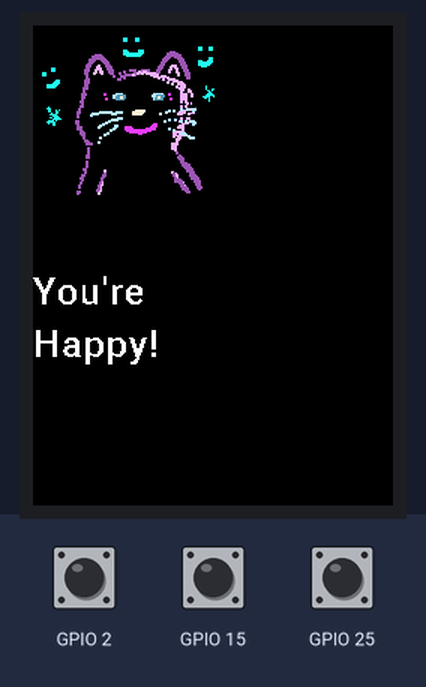
The sketch below on a simulated ESP32. On the bench: 240×320 colour display. Inputs (shaded band) come from the test bench; at power-on: GPIO 15 HIGH, GPIO 2 HIGH, GPIO 25 HIGH. What the sketch prints to the serial monitor is not drawn.

Above: at 0.6 s.
At 44.4 s:
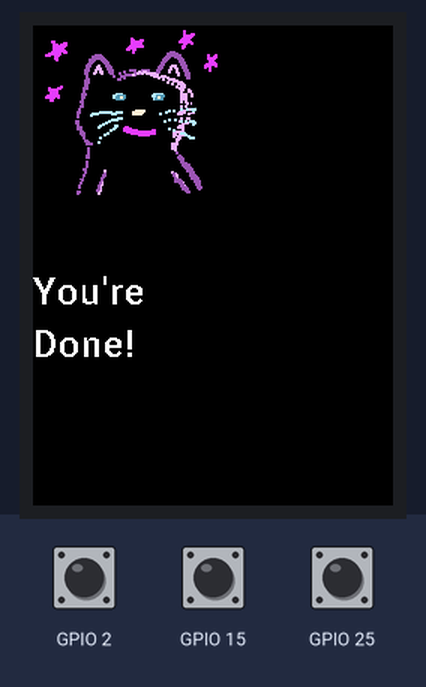
44.5 s: GPIO 15 pulled LOW for 1 s
At 47.0 s:
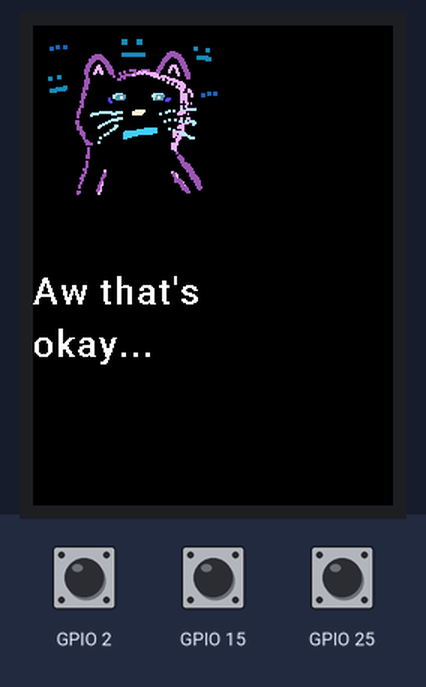
Timing chart, 0 to 48.5 s (numbered marks = the images above; inputs shaded):
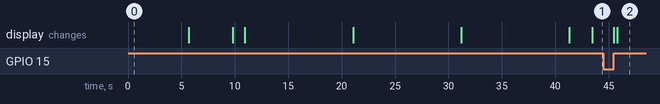

The sketch:

3buttons.ino
```cpp
#include <TFT_eSPI.h>       // Hardware-specific library

TFT_eSPI tft = TFT_eSPI();  // Invoke custom library

// Include the header files that contain the icons
#include "oneRec.h"
#include "twoRec.h"
#include "threeRec.h"
#include "finalCat.h"
#include "finalRec.h"
#include "happyCat.h"
#include "homeCat.h"
#include "nothingCat.h"
#include "sadCat.h"
#include "startRec.h"
#include "font2.h"

void setup() {
  // put your setup code here, to run once:
  Serial.begin(115200);
  pinMode(2, INPUT_PULLUP);
  pinMode(15, INPUT_PULLUP);
  pinMode(25, INPUT_PULLUP);
  tft.init();
  tft.fillScreen(TFT_BLACK);
  tft.setSwapBytes(true);
  tft.pushImage(0, 0, 128,128, homeCat);
  tft.setFreeFont(&Roboto_Medium_25);
  tft.drawString("How are", 0, 165);
  tft.drawString("you?",0, 200);
}

void loop() {
  // put your main code here, to run repeatedly:
  int button1 = digitalRead(2);
  int button2 = digitalRead(15);
  int button3 = digitalRead(25);
  if(button1 == 1){
      Serial.println("button1");
      tft.init();
      tft.fillScreen(TFT_BLACK);
      tft.setSwapBytes(true);
      tft.pushImage(0, 0, 128,128, happyCat);
      tft.setFreeFont(&Roboto_Medium_25);
      tft.drawString("You're", 0, 165);
      tft.drawString("Happy!",0, 200);
      delay(5000);
      tft.fillScreen(TFT_BLACK);
      tft.pushImage(0, 0, 128,128, happyCat);
      tft.setFreeFont(&Roboto_Medium_25);
      tft.drawString("Tell Us", 0, 165);
      tft.drawString("Why", 0, 200);
      delay(4000);
      tft.fillScreen(TFT_BLACK);
      tft.pushImage(0, 0, 128,128, startRec);
      tft.setFreeFont(&Roboto_Medium_25);
      tft.drawString("Start", 0, 165);
      tft.drawString("Recording", 0, 200);
      delay(1000);
      tft.fillScreen(TFT_BLACK);
      tft.pushImage(0, 0, 128,128, oneRec);
      tft.setFreeFont(&Roboto_Medium_25);
      tft.drawString("30 sec",0 , 165);
      tft.drawString("remaining",0, 200);
      delay(10000);
      tft.fillScreen(TFT_BLACK);
      tft.pushImage(0, 0, 128,128, twoRec);
      tft.setFreeFont(&Roboto_Medium_25);
      tft.drawString("20 sec",0 , 165);
      tft.drawString("remaining",0, 200);
      delay(10000);
      tft.fillScreen(TFT_BLACK);
      tft.pushImage(0, 0, 128,128, threeRec);
      tft.setFreeFont(&Roboto_Medium_25);
      tft.drawString("10 sec",0, 165);
      tft.drawString("remaining",0, 200);
      delay(10000);
      tft.fillScreen(TFT_BLACK);
      tft.pushImage(0, 0, 128,128, finalRec);
      tft.setFreeFont(&Roboto_Medium_25);
      tft.drawString("Saving",0, 165);
      tft.drawString("file",0, 200);
      delay(2000);
      tft.fillScreen(TFT_BLACK);
      tft.pushImage(0, 0, 128,128, finalCat);
      tft.setFreeFont(&Roboto_Medium_25);
      tft.drawString("You're",0, 165);
      tft.drawString("Done!",0, 200);
      delay(2000);
      tft.fillScreen(TFT_BLACK);
  }
  if(button2 == 1){
      Serial.println("button1");
      tft.init();
      tft.fillScreen(TFT_BLACK);
      tft.setSwapBytes(true);
      tft.pushImage(0, 0, 128,128, nothingCat);
      tft.setFreeFont(&Roboto_Medium_25);
      tft.drawString("Aw that's", 0, 165);
      tft.drawString("okay...",0, 200);
      delay(5000);
      tft.fillScreen(TFT_BLACK);
      tft.pushImage(0, 0, 128,128, nothingCat);
      tft.setFreeFont(&Roboto_Medium_25);
      tft.drawString("Tell Us", 0, 165);
      tft.drawString("Why", 0, 200);
      delay(4000);
      tft.fillScreen(TFT_BLACK);
      tft.pushImage(0, 0, 128,128, startRec);
      tft.setFreeFont(&Roboto_Medium_25);
      tft.drawString("Start", 0, 165);
      tft.drawString("Recording", 0, 200);
      delay(1000);
      tft.fillScreen(TFT_BLACK);
      tft.pushImage(0, 0, 128,128, oneRec);
      tft.setFreeFont(&Roboto_Medium_25);
      tft.drawString("30 sec",0 , 165);
      tft.drawString("remaining",0, 200);
      delay(10000);
      tft.fillScreen(TFT_BLACK);
      tft.pushImage(0, 0, 128,128, twoRec);
      tft.setFreeFont(&Roboto_Medium_25);
      tft.drawString("20 sec",0 , 165);
      tft.drawString("remaining",0, 200);
      delay(10000);
      tft.fillScreen(TFT_BLACK);
      tft.pushImage(0, 0, 128,128, threeRec);
      tft.setFreeFont(&Roboto_Medium_25);
      tft.drawString("10 sec",0, 165);
      tft.drawString("remaining",0, 200);
      delay(10000);
      tft.fillScreen(TFT_BLACK);
      tft.pushImage(0, 0, 128,128, finalRec);
      tft.setFreeFont(&Roboto_Medium_25);
      tft.drawString("Saving",0, 165);
      tft.drawString("file",0, 200);
      delay(2000);
      tft.fillScreen(TFT_BLACK);
      tft.pushImage(0, 0, 128,128, finalCat);
      tft.setFreeFont(&Roboto_Medium_25);
      tft.drawString("You're",0, 165);
      tft.drawString("Done!",0, 200);
      delay(2000);
      tft.fillScreen(TFT_BLACK);
  }
  if(button3 == 1){
     Serial.println("button1");
      tft.init();
      tft.fillScreen(TFT_BLACK);
      tft.setSwapBytes(true);
      tft.pushImage(0, 0, 128,128, sadCat);
      tft.setFreeFont(&Roboto_Medium_25);
      tft.drawString("You're", 0, 165);
      tft.drawString("Sad :<",0, 200);
      delay(5000);
      tft.fillScreen(TFT_BLACK);
      tft.pushImage(0, 0, 128,128, sadCat);
      tft.setFreeFont(&Roboto_Medium_25);
      tft.drawString("Tell Us", 0, 165);
      tft.drawString("Why", 0, 200);
      delay(4000);
      tft.fillScreen(TFT_BLACK);
      tft.pushImage(0, 0, 128,128, startRec);
      tft.setFreeFont(&Roboto_Medium_25);
      tft.drawString("Start", 0, 165);
      tft.drawString("Recording", 0, 200);
      delay(1000);
      tft.fillScreen(TFT_BLACK);
      tft.pushImage(0, 0, 128,128, oneRec);
      tft.setFreeFont(&Roboto_Medium_25);
      tft.drawString("30 sec",0 , 165);
      tft.drawString("remaining",0, 200);
      delay(10000);
      tft.fillScreen(TFT_BLACK);
      tft.pushImage(0, 0, 128,128, twoRec);
      tft.setFreeFont(&Roboto_Medium_25);
      tft.drawString("20 sec",0 , 165);
      tft.drawString("remaining",0, 200);
      delay(10000);
      tft.fillScreen(TFT_BLACK);
      tft.pushImage(0, 0, 128,128, threeRec);
      tft.setFreeFont(&Roboto_Medium_25);
      tft.drawString("10 sec",0, 165);
      tft.drawString("remaining",0, 200);
      delay(10000);
      tft.fillScreen(TFT_BLACK);
      tft.pushImage(0, 0, 128,128, finalRec);
      tft.setFreeFont(&Roboto_Medium_25);
      tft.drawString("Saving",0, 165);
      tft.drawString("file",0, 200);
      delay(2000);
      tft.fillScreen(TFT_BLACK);
      tft.pushImage(0, 0, 128,128, finalCat);
      tft.setFreeFont(&Roboto_Medium_25);
      tft.drawString("You're",0, 165);
      tft.drawString("Done!",0, 200);
      delay(2000);
      tft.fillScreen(TFT_BLACK);
  }
  //delay(100);
}
```

Source omitted: finalCat.h (data table, 158449 bytes), finalRec.h (data table, 158449 bytes), font2.h (data table, 17971 bytes), happyCat.h (data table, 158449 bytes), homeCat.h (data table, 158447 bytes), nothingCat.h (data table, 158453 bytes), oneRec.h (data table, 158444 bytes), sadCat.h (data table, 158445 bytes), startRec.h (data table, 158449 bytes), threeRec.h (data table, 158446 bytes), twoRec.h (data table, 158444 bytes)
